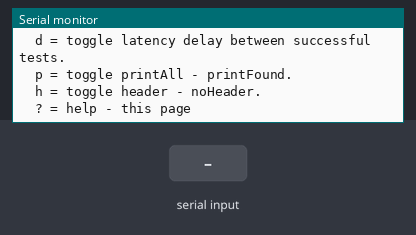
A sketch run on a simulated Arduino Uno, built with avr-gcc and run on an emulated ATmega328P. On the bench: the last lines printed to the serial monitor. The test bench sets the inputs (shaded band).

Above: at 1.2 s.
1.3 s: "s" received over Serial
At 2.5 s:
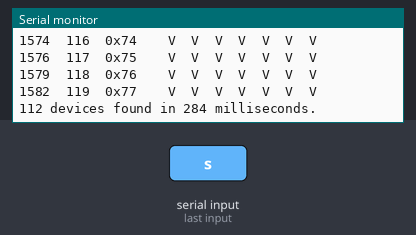
2.8 s: "d" received over Serial
5.0 s: "h" received over Serial
At 5.7 s:
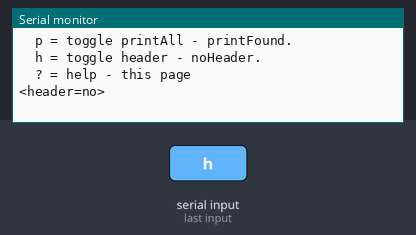
6.5 s: "p" received over Serial
At 6.8 s:
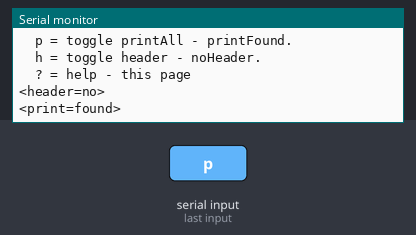
8.0 s: "h" received over Serial
At 9.2 s:
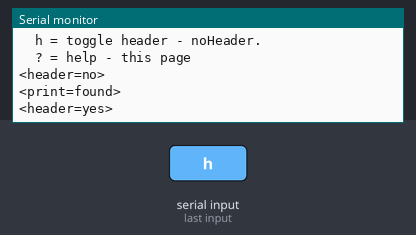
9.5 s: "p" received over Serial
At 10.3 s:
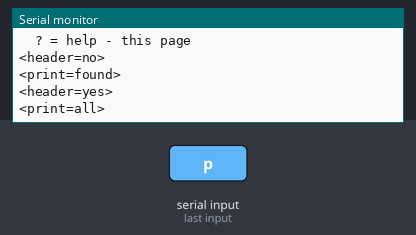

The sketch:

I2C_Scanner.ino
```cpp
//
//    FILE: MultiSpeedI2CScanner.ino
//  AUTHOR: Rob Tillaart
// VERSION: 0.1.04
// PURPOSE: I2C scanner @different speeds
//    DATE: 2013-11-05
//     URL: http://forum.arduino.cc/index.php?topic=197360
//
// Released to the public domain
//

#include <Wire.h>
#include <Arduino.h>

// scans devices from 50 to 800KHz I2C speeds.
// lower than 50 is not possible
// DS3231 RTC works on 800 KHz. TWBR = 2; (?)
long speed[] = {
  50, 100, 200, 250, 400, 500, 800 };
const int speeds = sizeof(speed)/sizeof(speed[0]);

// DELAY BETWEEN TESTS
#define RESTORE_LATENCY  5    // for delay between tests of found devices.
bool delayFlag = false;

// MINIMIZE OUTPUT
bool printAll = true;
bool header = true;

// STATE MACHINE
enum states {
  STOP, ONCE, CONT, HELP };
states state = STOP;

uint32_t startScan;
uint32_t stopScan;

void setup()
{
  Serial.begin(115200);
  Wire.begin();
  displayHelp();
}


void loop()
{
  switch (getCommand())
  {
  case 's':
    state = ONCE;
    break;
  case 'c':
    state = CONT;
    break;
  case 'd':
    delayFlag = !delayFlag;
    Serial.print(F("<delay="));
    Serial.println(delayFlag?F("5>"):F("0>"));
    break;
  case 'e':
    // eeprom test TODO
    break;
  case 'h':
    header = !header;
    Serial.print(F("<header="));
    Serial.println(header?F("yes>"):F("no>"));
    break;
  case '?':
    state = HELP;
    break;
  case 'p':
    printAll = !printAll;
    Serial.print(F("<print="));
    Serial.println(printAll?F("all>"):F("found>"));
    break;
  case 'q':
    state = HELP;
    break;
  default:
    break;
  }

  switch(state)
  {
  case ONCE:
    I2Cscan();
    state = HELP;
    break;
  case CONT:
    I2Cscan();
    delay(1000);
    break;
  case HELP:
    displayHelp();
    state = STOP;
    break;
  case STOP:
    break;
  default: // ignore all non commands
    break;
  }
}

char getCommand()
{
  char c = '\0';
  if (Serial.available())
  {
    c = Serial.read();
  }
  return c;
}

void displayHelp()
{
  Serial.println(F("\nArduino I2C Scanner - 0.1.03\n"));
  Serial.println(F("\ts = single scan"));
  Serial.println(F("\tc = continuous scan - 1 second delay"));
  Serial.println(F("\tq = quit continuous scan"));
  Serial.println(F("\td = toggle latency delay between successful tests."));
  Serial.println(F("\tp = toggle printAll - printFound."));
  Serial.println(F("\th = toggle header - noHeader."));
  Serial.println(F("\t? = help - this page"));
  Serial.println();
}


void I2Cscan()
{
  startScan = millis();
  uint8_t count = 0;

  if (header)
  {
    Serial.print(F("TIME\tDEC\tHEX\t"));
    for (uint8_t s = 0; s < speeds; s++)
    {
      Serial.print(F("\t"));
      Serial.print(speed[s]);
    }
    Serial.println(F("\t[KHz]"));
    for (uint8_t s = 0; s < speeds + 5; s++)
    {
      Serial.print(F("--------"));
    }
    Serial.println();
  }

  // TEST
  // 0.1.04: tests only address range 8..120
  // --------------------------------------------
  // Address	R/W Bit	Description
  // 0000 000   0	General call address
  // 0000 000   1	START byte
  // 0000 001   X	CBUS address
  // 0000 010   X	reserved - different bus format
  // 0000 011   X	reserved - future purposes
  // 0000 1XX   X	High Speed master code
  // 1111 1XX   X	reserved - future purposes
  // 1111 0XX   X	10-bit slave addressing
  for (uint8_t address = 8; address < 120; address++)
  {
    bool printLine = printAll;
    bool found[speeds];
    bool fnd = false;

    for (uint8_t s = 0; s < speeds ; s++)
    {
      TWBR = (F_CPU/(speed[s]*1000) - 16)/2;
      Wire.beginTransmission (address);
      found[s] = (Wire.endTransmission () == 0);
      fnd |= found[s];
      // give device 5 millis
      if (fnd && delayFlag) delay(RESTORE_LATENCY);
    }

    if (fnd) count++;
    printLine |= fnd;

    if (printLine)
    {
      Serial.print(millis());
      Serial.print(F("\t"));
      Serial.print(address, DEC);
      Serial.print(F("\t0x"));
      Serial.print(address, HEX);
      Serial.print(F("\t"));

      for (uint8_t s = 0; s < speeds ; s++)
      {
        Serial.print(F("\t"));
        Serial.print(found[s]? F("V"):F("."));
      }
      Serial.println();
    }
  }

  stopScan = millis();
  if (header)
  {
    Serial.println();
    Serial.print(count);
    Serial.print(F(" devices found in "));
    Serial.print(stopScan - startScan);
    Serial.println(F(" milliseconds."));
  }

  delay(2000);
}
```

Measured:
- after the input at 1.3 s, the serial monitor: prints a new line at once (image 1)
- after the input at 5.0 s, the serial monitor: prints a new line at once (image 2)
- after the input at 6.5 s, the serial monitor: prints a new line at once (image 3)
- after the input at 8.0 s, the serial monitor: prints a new line at once (image 4)
- after the input at 9.5 s, the serial monitor: prints a new line at once (image 5)
